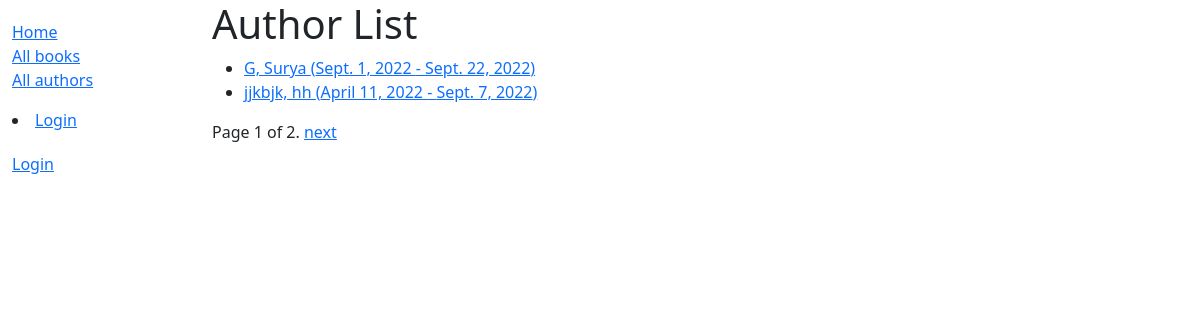
Screenshot of /catalog/authors/ with the database file from the repository.
### catalog/models.py (models this page shows)
class Author(models.Model):
    first_name = models.CharField(max_length=100)
    last_name = models.CharField(max_length=100)
    date_of_birth = models.DateField(null=True, blank=True)
    date_of_death = models.DateField('Died', null=True, blank=True)
    class Meta:
        ordering = ['last_name', 'first_name']
    def get_absolute_url(self):
        return reverse('author-detail', args=[str(self.id)])
    def __str__(self):
        return f'{self.last_name}, {self.first_name}'

### catalog/views.py (the view)
# urls.py: path('authors/', views.AuthorListView.as_view(), name='authors'),
class AuthorListView(generic.ListView):
    model = Author
    paginate_by = 2

### catalog/templates/catalog/author_list.html
{% extends "base_generic.html" %}
{% block content %}
<h1>Author List</h1>
{% if author_list %}
  <ul>
  {% for author in author_list %}
    <li>
      <a href="{{ author.get_absolute_url }}">
      {{ author }} ({{author.date_of_birth}} - {% if author.date_of_death %}{{author.date_of_death}}{% endif %})
      </a>
    </li>
  {% endfor %}
  </ul>
{% else %}
  <p>There are no authors available.</p>
{% endif %}
{% endblock %}

### rows the page displays
Author: last_name+first_name "G, Surya", date_of_birth "Sept. 1, 2022", date_of_death "Sept. 22, 2022"
Author: last_name+first_name "jjkbjk, hh", date_of_birth "April 11, 2022", date_of_death "Sept. 7, 2022"

### other values shown
{{ page_obj.number }} "1"
{{ page_obj.paginator.num_pages }} "2"
